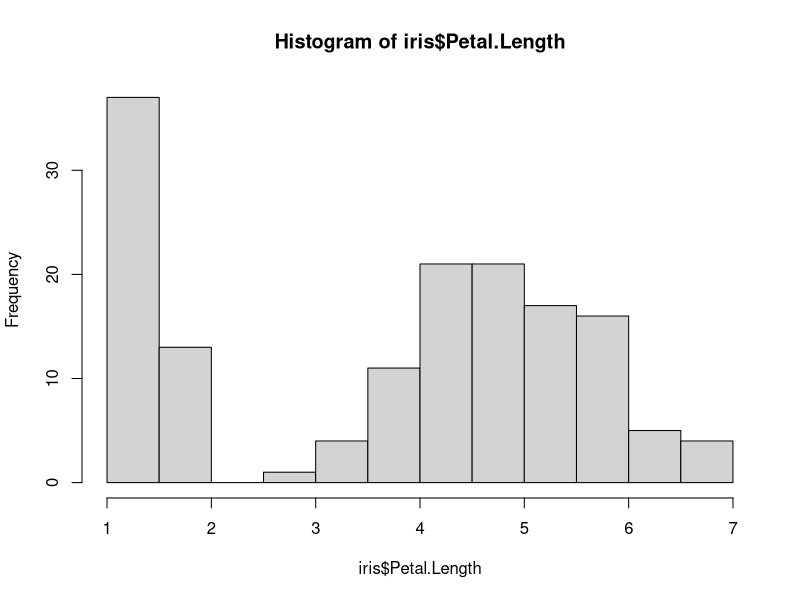
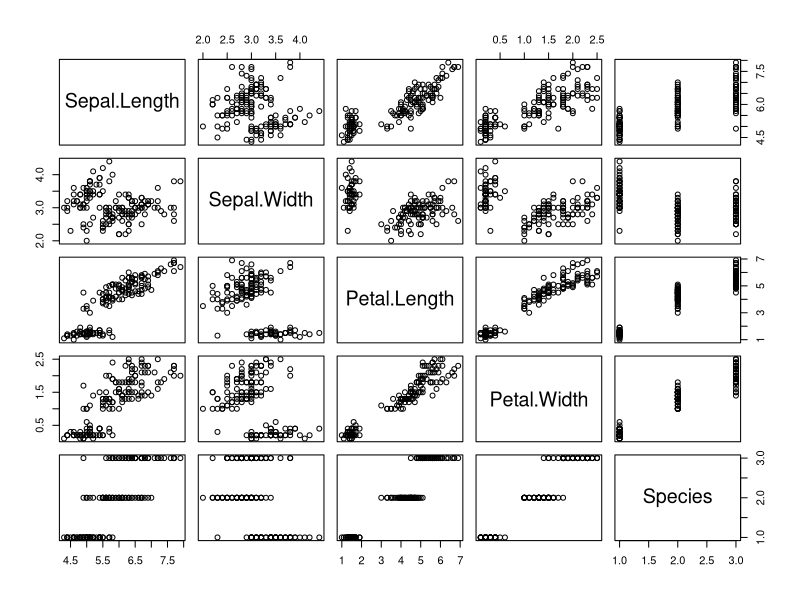
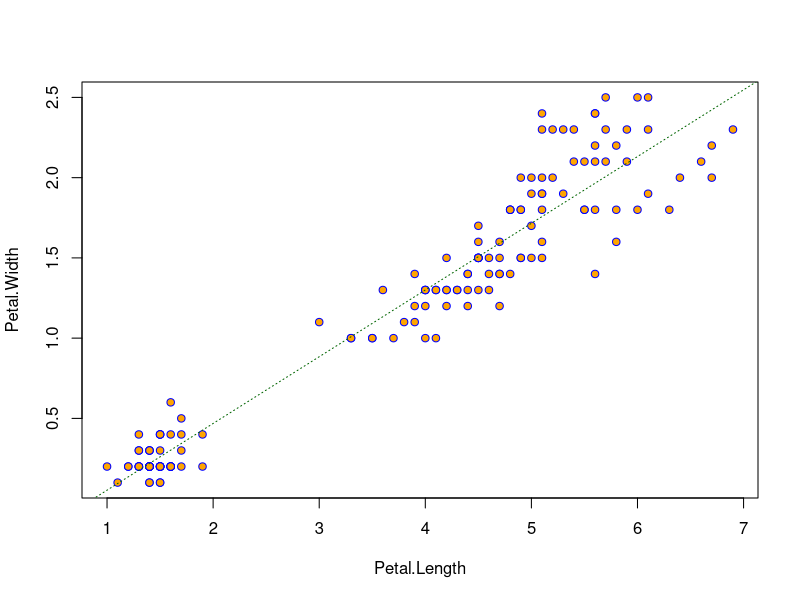

R code for these plots, in order:
# Statistiken ----

data("iris")

summary(iris)

mean(iris$Sepal.Length)
sd(iris$Sepal.Length)
var(iris$Sepal.Length)

sqrt(var(iris$Sepal.Length))

x <- iris$Sepal.Length

# Variationskoeffizient
sd(x)/mean(x)

hist(iris$Petal.Length)

# Lineare Regression
pairs(iris)

Model1 <- lm(Petal.Width ~ Petal.Length,
             data = iris)
class(Model1)
str(Model1)
summary(Model1)
Model1

with(iris, plot(Petal.Length, Petal.Width,
                pch = 21, col = "blue",
                bg = "orange"))
abline(Model1, lty = "dotted",
       col = "darkgreen")
?points

